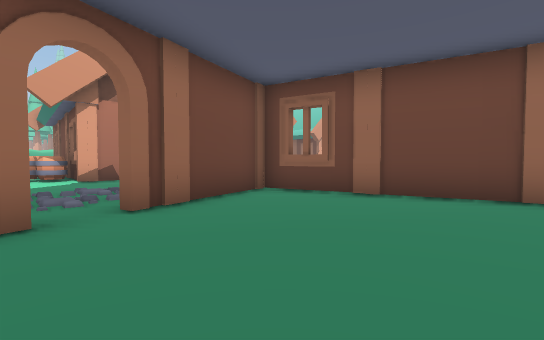
View 1 (above)

22 first-person views from a walk through a scene from a Unity 3-D project. The camera is 1.3 m above the floor, tilts 2° down and sees 90° across. Doors are open. The floor is counted in squares, 2 m on a side. Each view is taken from the middle of a square. On the plan, view 1 faces up. The plan holds only what a view shows up to about 9 squares ahead; the rest is blank. The place goes on beyond the plan. The player character is not drawn.

View 2
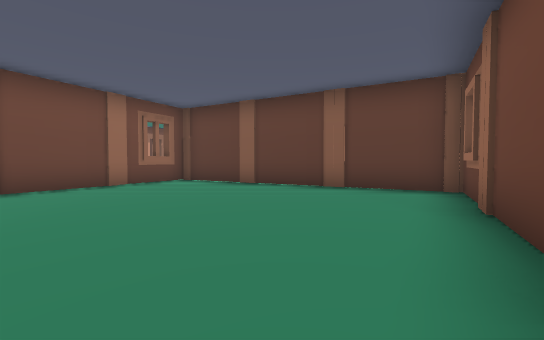

View 3
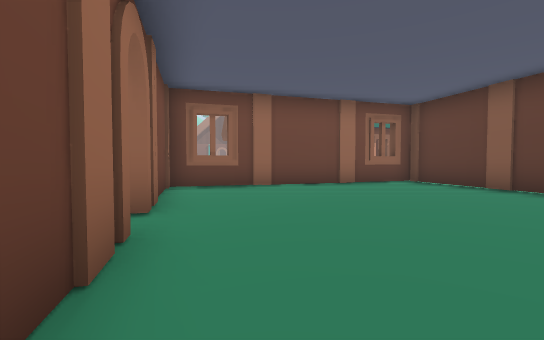

View 4
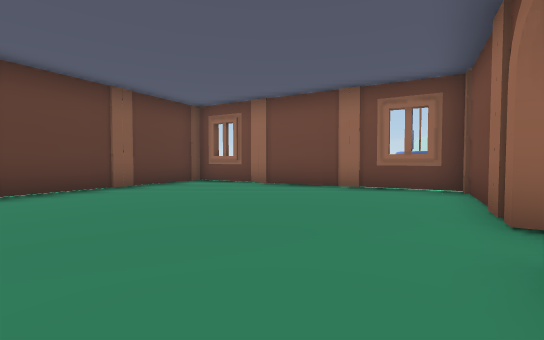

View 5
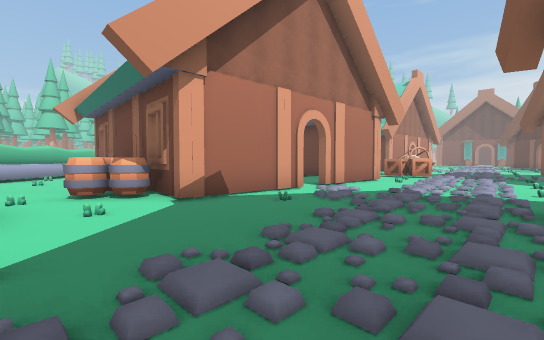

View 6
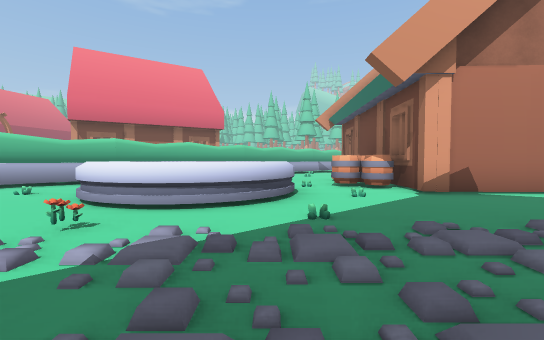

View 7
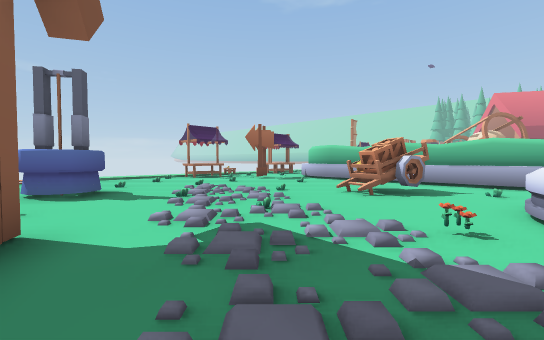

View 8
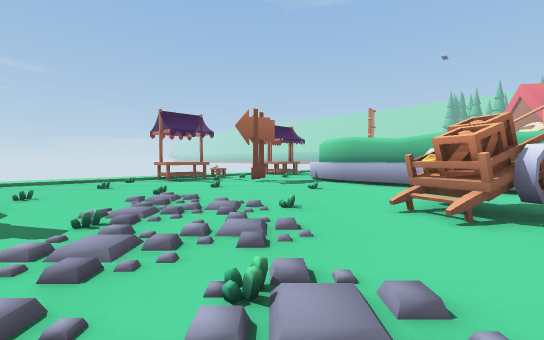

View 9
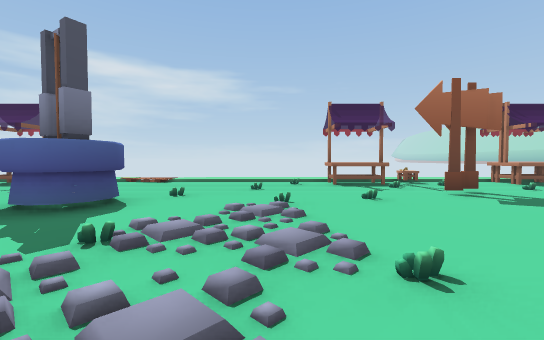

View 10
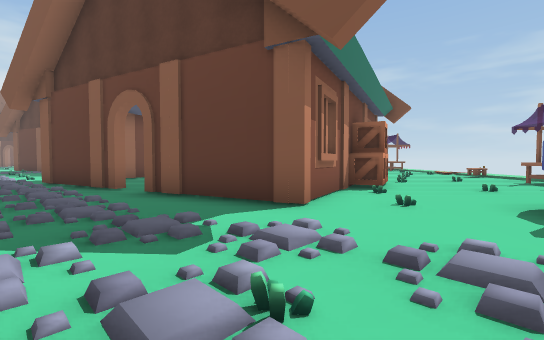

View 11
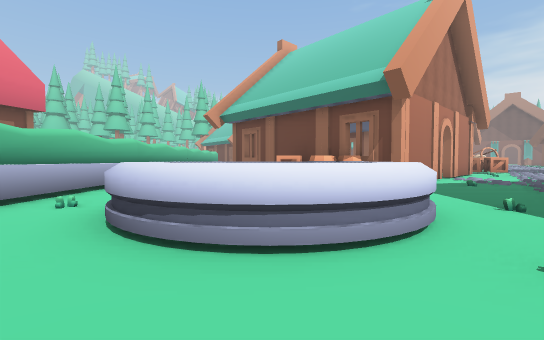

View 12
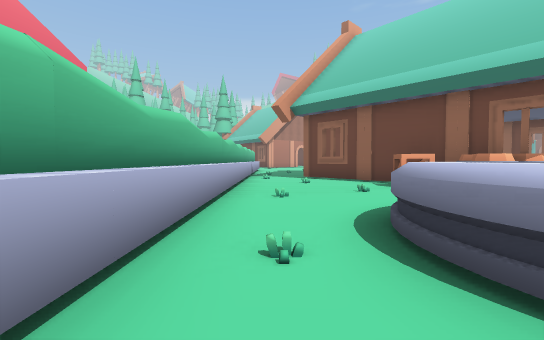

View 13
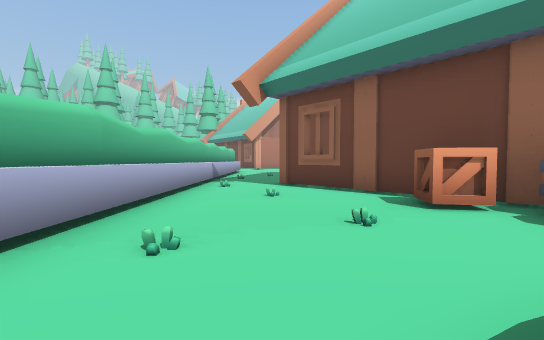

View 14
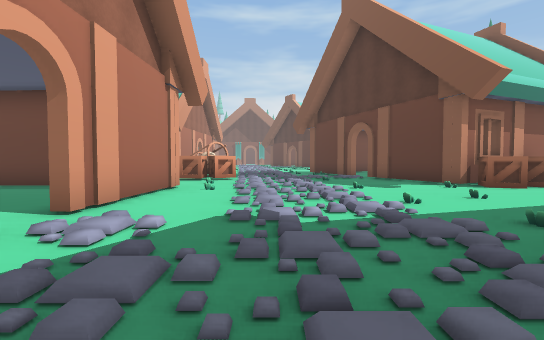

View 15
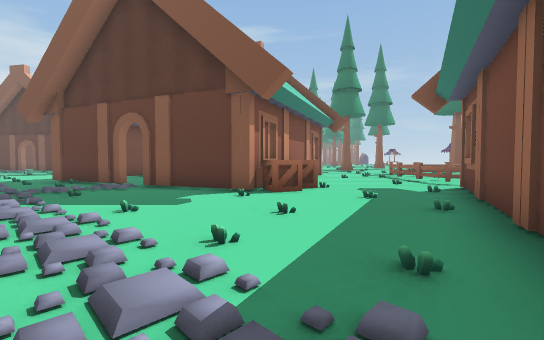

View 16
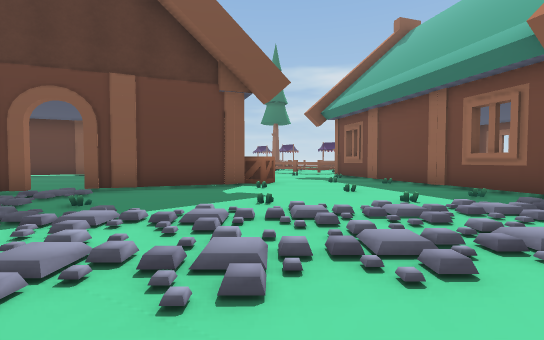

View 17
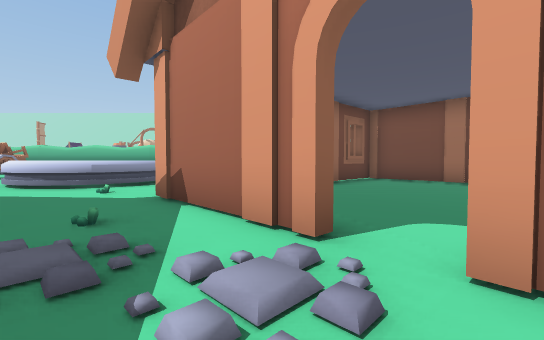

View 18
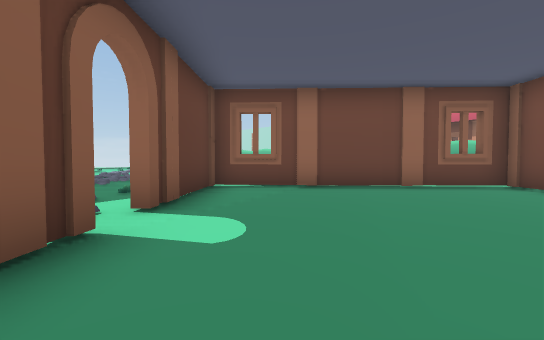

View 19
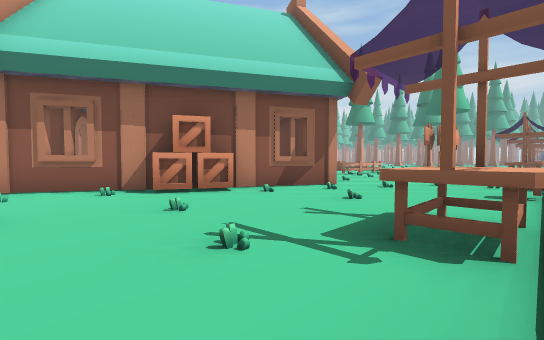

View 20
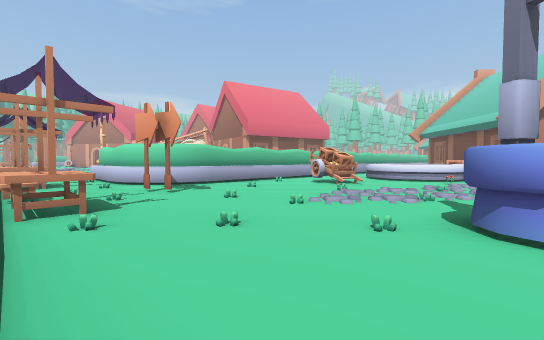

View 21
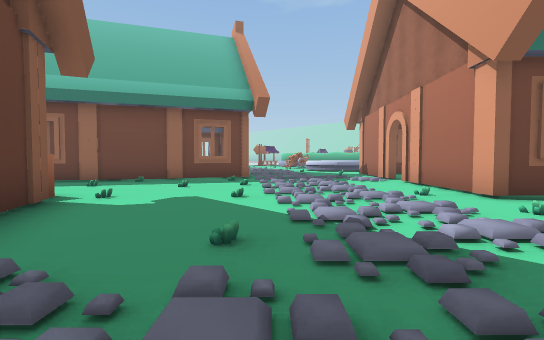

View 22
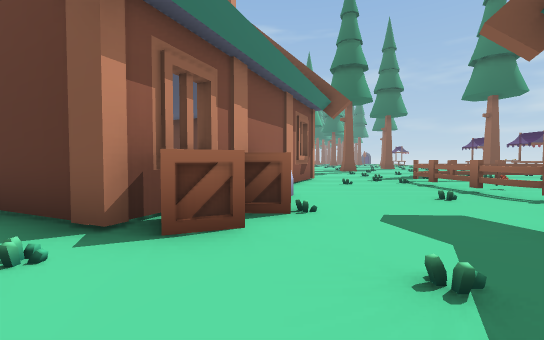

### Floor plan
Key: @ floor where view 1 was taken; # wall or solid block; . main floor; : floor 0.25 m higher than the main floor; / step, stairs or slope; D open door; ^ raised ledge; v drop or lower ground; O other object.
Columns run from 16 left of view 1 to 12 right of it. Each row starts with its distance up from view 1.
 14    #..#........##O.///.O#
 13    #O.#........#../////##
 12    #..##......##O////O/D
 11    #.O.##....D#..///.. #
 10    #....O#..#//.///O..#
  9    #..O..O###/.///...O##
  8    #O...OO#.O////O.O..O###
  7    #....O.O..///.O....OOO#
  6    #..OOO...///###..O......##
  5    #OOO OOO///##.###......O..
  4    #.OO O.././#....###.O....O
  3    #..OOO././.D......##..O.O.
  2    #.O...O//.#.......##O.O.O.
  1    #.OO.././##.......#     O.
  0    #.OO..O/.#...@...##     O
 -1    #....///.###.....#      O
 -2    #...O/O..OOOO#..##
 -3    #.O.....O...OO###
 -4   ^^....O..OO...O.#..
 -5  #^.#.O...O...O..O.O..
 -6  .O..O..O....O..O.....
 -7  ##.O##O.......#....O.
 -8 ###//##////////#//O//
 -9    ::  :::: v

Positions as (right, up) in squares from view 1, and headings:
1: (0, 0), facing up
2: (-3, 0), facing right
3: (-3, 0), facing up-right
4: (0, 5), facing down
5: (-4, 3), facing up
6: (-4, 2), facing up-left
7: (-4, 3), facing down-left
8: (-6, 1), facing down-left
9: (-8, 0), facing down
10: (-8, 0), facing right
11: (-9, 1), facing up
12: (-12, 3), facing up
13: (-11, 6), facing up
14: (-3, 7), facing up-right
15: (-1, 8), facing right
16: (0, 13), facing down-right
17: (-1, 10), facing left
18: (-2, 14), facing down-left
19: (-4, -8), facing up-right
20: (-5, -8), facing up-left
21: (6, 14), facing down-left
22: (3, 7), facing right
